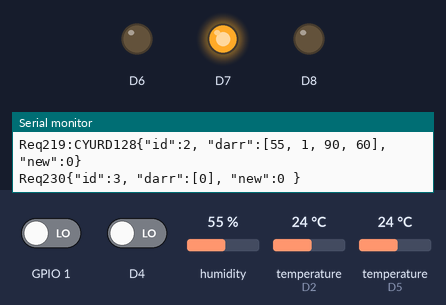
Bench run of a program on a simulated ESP8266 (Wemos D1 mini). Parts: output pins drawn as LEDs (lit = HIGH), the last lines printed to the serial monitor. The test bench sets the inputs (shaded band); at power-on: temperature (sensors on D5, D2) 24 °C, GPIO 1 LOW, D4 LOW, humidity 55 %. WiFi joins after 1.5 s; servers stay silent unless stated; EEPROM starts erased; no MQTT or app messages arrive unless stated.

Above: at 4.7 s.
4.8 s: temperature (sensor on D5) set to 21 °C
9.7 s: temperature (sensor on D5) set to 18 °C
At 11.0 s:
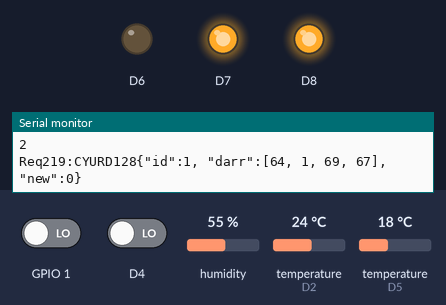
16.3 s: temperature (sensor on D5) set to 28 °C
At 17.3 s:
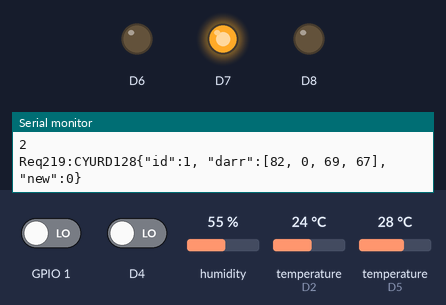
19.4 s: temperature (sensor on D5) set to 12 °C
At 22.4 s:
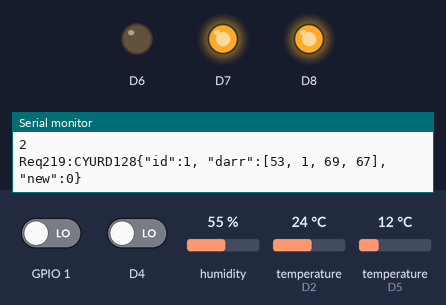
Timing chart, 0 to 23.9 s (numbered marks = the images above; inputs shaded):
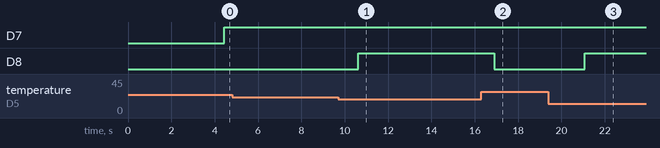

The program:

main.cpp
```cpp
#include <Arduino.h>
#include <EEPROM.h>
#include <TimeLib.h>
#include <TimeAlarms.h>
// #include <ESP8266WiFi.h> //not needed as of tag 04
#include <Wire.h>
#include <PubSubClient.h>
#include "ConnWIFI.h" //getOnline()
#include "CONFIG.h"
#include "MQclient.h"//globals(extern) NEW_MAIL, itopic, ipayload + Console
#include "Reqs.h"
#include "Sched.h"
/* sensor libraries */
#include <DallasTemperature.h>
#include <BH1750.h>
#include <DHT.h>


const long every6hrs = 21600000;
const long every5sec = 5000;
const long every2sec = 2000;

signed long lckconn = -every6hrs;
signed long lcksens = 0;

WiFiClient espClient;
PubSubClient client(espClient);
Console console(devid, client);
Reqs req(devid, client);
MQclient mq(devid, owner, pwd);
Sched sched2;

OneWire oneWire(D2);
DallasTemperature DS18B20(&oneWire);

// OneWire oneWireb(D3);
// DallasTemperature DS18B20(&oneWireb);
DHT dht(D5, DHT11);
// BH1750 lightMeter;
// Adafruit_HTU21DF htu = Adafruit_HTU21DF();

void initShit(){
  /*set pinmode for all ports and init vals for relays*/
  for(int j=0;j<ports.numports;j++){
    if(ports.port[j].in>=0){pinMode(ports.port[j].in,INPUT);}
    if(ports.port[j].out>=0){
      int srid = ports.port[j].sr;
      pinMode(ports.port[j].out,OUTPUT);
      for (int i=0; i<srs.numcs;i++){
        if(srs.cs[i].sr==srid){
          digitalWrite(ports.port[j].out, srs.cs[i].onoff);
        }
      }
      for (int i=0; i<srs.numrel;i++){
        if(srs.rel[i].sr==srid){
          digitalWrite(ports.port[j].out, srs.rel[i].onoff);
        }
      }
    }
  }
  for (int i=0;i<SE.numtypes;i++){
    Serial.println(SE.stype[i].model);
    // if(strcmp(SE.stype[i].model, "BH1750")==0){
    //   Wire.begin();
    //   lightMeter.begin();
    //   Serial.println(F("BH1750 light begin"));
    // }
    if(strcmp(SE.stype[i].model, "DHT11")==0){
      dht.begin();
      Serial.println(F("DHT11 temp/hum begin"));
    }
    // if(strcmp(SE.stype[i].model, "MAX31855")==0){
    //   tc.begin();
    //   Serial.println(F("MAX31855 thermoco begin"));
    // }
    // if(strcmp(SE.stype[i].model, "HTU21D")==0){
    //   htu.begin();
    //   Serial.println(F("HTU21D temp-hum begin"));
    // }
  }
  customInit();
  // initDiff();
}

/*select between se and cs, used by setIfDif*/
void setSrs(int srid, int reading){
  for (int i=0; i<srs.numse;i++){
    if(srs.se[i].sr==srid){
      srs.se[i].reading=reading;
      ports.port[srid].isnew=1;
    }
  }
  for (int j=0; j<srs.numcs;j++){
    if(srs.cs[j].sr==srid){
      srs.cs[j].reading=reading;
      ports.port[srid].isnew=1;
      sched2.adjRelay(srid, srs.cs[j]);
    }
  }
}

/*sets srs based upon input port, called at each sensor reading*/
void setIfDif (int srid, int reading, int old, int dif, int hi, int lo)
{
  if(abs(reading-old)>=dif && reading<hi && reading>lo){
    setSrs(srid, reading);
    int bit =pow(2,srid);
    f.HAYsTATEcNG=f.HAYsTATEcNG | bit;
    printf("main106 hay %d: Sensor %d: reading: %d  old: %d \n",f.HAYsTATEcNG, srid, reading, old);
  }
}


void readSensors(){
  int senvals[SE.numsens]; //store readings here
  int sr;
  int old;
  for(int i=0;i<SE.numtypes;i++){//check all the types incl.
    if(strcmp(SE.stype[i].model, "DS18B20")==0){
      for(int j=0;j<SE.stype[i].nums;j++) {
        DS18B20.requestTemperatures();
        sr = SE.stype[i].ids[j];
        old = req.getStoredReading(sr);
        senvals[sr] = (int)DS18B20.getTempFByIndex(j);
        // printf("old = %d, new = %d \n", old, senvals[sr]);
        setIfDif (sr, senvals[sr] , old, 1, 220, -20);
      }
    // }else if(strcmp(SE.stype[i].model, "DS18B20b")==0){
    //   for(int j=0;j<SE.stype[i].nums;j++) {
    //     sr = SE.stype[i].ids[j];
    //     DS18B20b.requestTemperatures();
    //     sr = SE.stype[i].ids[j];
    //     old = req.getStoredReading(sr);
    //     senvals[sr] = (int)DS18B20b.getTempFByIndex(j);
    //     setIfDif (sr, senvals[sr] , old, 1, 220, -20);
    //   }
    // }else if(strcmp(SE.stype[i].model, "BH1750")==0){
    //   int lux = (int)lightMeter.readLightLevel();
    //   sr = SE.stype[i].ids[0];
    //   senvals[sr] = lux;
    //   sr = SE.stype[i].ids[0];
    //   old = req.getStoredReading(sr);
    //   setIfDif (sr, senvals[sr] , old, 5, 1500, 0);
    // }else if(strcmp(SE.stype[i].model, "HTU21D")==0){
    //   int srt = SE.stype[i].ids[0];
    //   int srh = SE.stype[i].ids[1];
    //   senvals[srt] = (int)(htu.readTemperature()*9/5 +32);
    //   senvals[srh] = (int)htu.readHumidity();
    //   old = req.getStoredReading(srt);
    //   setIfDif (srt, senvals[srt] , old, 1, 120, -20);
    //   old = req.getStoredReading(srh);
    //   setIfDif (srh, senvals[srh] , old, 1, 100, 0);
    // }else if(strcmp(SE.stype[i].model, "DHT22")==0){
    //   int srt = SE.stype[i].ids[0];
    //   int srh = SE.stype[i].ids[1];
    //   senvals[srt] = (int)(dht.readTemperature(true));
    //   senvals[srh] = (int)dht.readHumidity();
    //   old = req.getStoredReading(srt);
    //   setIfDif (srt, senvals[srt] , old, 1, 120, -20);
    //   old = req.getStoredReading(srh);
    //   setIfDif (srh, senvals[srh] , old, 1, 100, 0);
    }else if(strcmp(SE.stype[i].model, "DHT11")==0){
      int srt = SE.stype[i].ids[0];
      int srh = SE.stype[i].ids[1];
      senvals[srt] = (int)dht.readTemperature(true);
      senvals[srh] = (int)dht.readHumidity();
      old = req.getStoredReading(srt);
      setIfDif (srt, senvals[srt] , old, 1, 120, -20);
      // printf("DHTll temp sensro:%d, reading:%d \n", srt, senvals[srt]);
      old = req.getStoredReading(srh);
      setIfDif (srh, senvals[srh] , old, 3, 100, 0);
      // printf("DHTll humidity sensro:%d, reading:%d \n", srh, senvals[srh]);
    // }else if(strcmp(SE.stype[i].model, "ANALOG")==0){
    //   sr = SE.stype[i].ids[0];
    //   senvals[sr] = map(constrain(analogRead(inpo.ANNALOG),460,1023),463,1023,100,0);
    //   old = req.getStoredReading(sr);
    //   setIfDif (sr, senvals[sr] , old, 2, 101, -1);
    //   // printf("Soil sensro:%d, reading:%d %\n", sr, senvals[sr]);
    // }else if(strcmp(SE.stype[i].model, "MAX31855")==0){
    //     sr = SE.stype[i].ids[0];
    //     double ftemp =tc.readInternal();
    //     Serial.println(ftemp);
    //     senvals[sr] = (int)ftemp;
    //     old = req.getStoredReading(sr);
    //     setIfDif (sr, senvals[sr] , old, 1, 100, 0);
    // }else if(strcmp(SE.stype[i].model, "inp1")==0){
    //   sr = SE.stype[i].ids[0];
    //   old = req.getStoredReading(sr);
    //   int digi = digitalRead(D1);
    //   setIfDif (sr, digi , old, 1, 100, -100);
    // }else if(strcmp(SE.stype[i].model, "inp2")==0){
    //   sr = SE.stype[i].ids[0];
    //   old = req.getStoredReading(sr);
    //   int digi = digitalRead(D2);
    //   setIfDif (sr, digi , old, 1, 100, -100);
    }
  }
}


void setup() {
  Serial.begin(115200);
  EEPROM.begin(512);
  initShit();
  getOnline();
  client.setServer(mqtt_server, atoi(mqtt_port));
  client.setCallback(handleCallback); //in Req.cpp
  delay(2000);
}

void loop() {
  Alarm.delay(100); //needed so timealarms works
  unsigned long inow = millis();
  if(inow-lckconn >= every6hrs){
    lckconn = inow;
    if (!f.cONNectd){
        if (!f.hayWIFI) getOnline();
        mq.reconn(client);
        f.cONNectd = f.hayWIFI & f.hayMQTT;
        printf("f.hayWIFI = %d, f.hayMQTT = %d, f.cONNectd= %d\n",f.hayWIFI, f.hayMQTT, f.cONNectd);
    }
  }
  if (f.cONNectd){
    client.loop();
    if(NEW_MAIL){
        Serial.println("hay NEW_MAIL");
        req.processInc();
        NEW_MAIL=0;
    }
  }

  if (inow - lcksens > every2sec) {
    lcksens = inow;
    readSensors();
    if(f.HAYsTATEcNG>0){
        if(f.cONNectd) req.pubState(f.HAYsTATEcNG, client);
        f.HAYsTATEcNG=0;
    }
    sched2.ckRelays();
    sched2.updTimers();
    // if (f.cONNectd){
    //   req.pubTimr();
    // }
    customLoop();
    // diffCtrl();
    if (f.CKaLARM>0){
      sched2.ckAlarms(); //whatever gets scheduled should publish its update
      if (f.cONNectd){
        req.pubPrg(f.CKaLARM);
      }
      f.CKaLARM=f.CKaLARM & 0; //11110 turnoff CKaLARM for 1
    }
  }
}
```

ConnWIFI.cpp
```cpp
#include <FS.h>                   //this needs to be first, or it all crashes and burns...
#include <Arduino.h>
#include <WiFiManager.h>
#include "ConnWIFI.h"
#include "CONFIG.h"

void getOnline(){
  Serial.println("Attempting to getOnline()");
  WiFiManager wifiManager;
  /*to solve blocking problem if wifi is down add portalTimeout*/
  wifiManager.setConfigPortalTimeout(120);
  Serial.print("f.hayWIFI: ");
  Serial.println(f.hayWIFI);
  //wifiManager.resetSettings();
  if (!wifiManager.autoConnect("connectEspAP")) {
    //this code runs on portal timout and drops through and out of autoconnect
    Serial.println("failed to connect and hit timeout");
    // ESP.reset();
    delay(5000);
    f.hayWIFI=0;
    Serial.print("f.hayWIFI: ");
    Serial.println(f.hayWIFI);
    Serial.println("5 sec later: dropping out of autoconnect no f.hayWIFI");
  } else{
    f.hayWIFI=1;
    Serial.println("connected...yeey :)");
  }
  Serial.println("out of getOnline()");
 }
```

MQclient.cpp
```cpp
#include "MQclient.h"
#include <Arduino.h>
#include <PubSubClient.h>
#include "CONFIG.h"


char itopic[40];
char ipayload[256];
bool NEW_MAIL=0;

Console::Console(char* devid, PubSubClient& client ){
  cdevid = devid;
  cclient = client;
}

void Console::log(char* dd){
	char log[20];
	strcpy(log,cdevid);
	strcat(log,"/log");
  if (cclient.connected()){
    cclient.publish(log, dd, true);
  }
}

MQclient::MQclient(char* devid, char* owner, char* pwd){
	cdevid = devid;
  sowner = owner;
  spwd = pwd;
}

void MQclient::reconn(PubSubClient& client) {
  Serial.print("Attempting remo MQTT connection...");
  if (client.connect(cdevid, sowner, spwd)) {
    f.hayMQTT =1;
    Serial.println("connected");
    for (int i=0;i<TPC.numtopics;i++){
      char topic[25];
      strcpy(topic, cdevid);
      strcat(topic,"/");
      strcat(topic,TPC.scribedTo[i]);
      client.subscribe(topic);
      //Serial.println(topic);
    }
    char dd []= "in mq.reconn->devid/time, <-/prg&/devtime";
    Serial.println(dd);
    char time[20];
    strcpy(time,cdevid);
    strcat(time,"/time");
    printf("client is connected %d\n", client.connected());
    client.publish(time, dd, true);
    return;
  } else {
    Serial.print("failed, rc=");
    Serial.print(client.state());
    delay(5000);
    Serial.println(" try again in 5 seconds");
  }
}

void handleCallback(char* topic, byte* payload, unsigned int length){
  size_t b = 15;
  Serial.print("Payload size is ");
  Serial.println(length);
  for (size_t i=0;i<strlen(topic);i++) {
    itopic[i] = topic[i];
    if (topic[i] == '/'){b = i;}
    if(i>b){
      itopic[i-b-1] = topic[i];
    }
  }
  itopic[strlen(topic)-b-1] = '\0';
  for (unsigned int i=0;i<length;i++) {
    ipayload[i] = (char)payload[i];
  }
  ipayload[length] = '\0';
  NEW_MAIL = 1;
}
```

MQclient.h
```cpp
#ifndef MQclient_h
#define MQclient_h

#include <PubSubClient.h>

class Console{
public:
  Console(char* devid, PubSubClient& client);
  PubSubClient cclient;
  char* cdevid;
	void log(char* dd);
};

class MQclient{
public:
	MQclient(char* devid, char* owner, char* pwd);
  char* cdevid;
  char* sowner;
  char* spwd;
	void reconn(PubSubClient& client);
};

extern char itopic[40];
extern char ipayload[256];
extern bool NEW_MAIL;
void handleCallback(char* topic, byte* payload, unsigned int length);

#endif
```

Reqs.h
```cpp
#ifndef Reqs_h
#define Reqs_h

#include <PubSubClient.h>
#include <ArduinoJson.h>
#include "CONFIG.h"

// void pubState2(int hc, PubSubClient& client);

class Reqs{
public:
  Reqs(char* devid, PubSubClient& client);
  PubSubClient cclient;
  char* cdevid;
	void pubFlags();
	void pubTimr();
	void pubPrg(int ck);
	void pubState(int hc, PubSubClient& client);
	void processInc();
	void deseriReq();
	void deseriCmd();
	iscsidx_t getTypeIdx(int srid);
	int getStoredReading(int srid);
private:
	bool dog;
	void creaJson(prg_t & p, char* astr);
	void clpub(char topic[20], char payload[200]);
};


#endif
```

Sched.h
```cpp
#ifndef Sched_h
#define Sched_h

#include <Arduino.h>
#include "CONFIG.h"
#include <ArduinoJson.h>
void alarmRings();
#define sizeOf(a) (sizeof(a) / sizeof(a[0]))

class Sched{
public:
	void deseriTime();
	void actTime();
	void updTimers();
	void deseriProg(char* kstr);
	void ckAlarms();
	void ckRelays();
	void adjRelay(int id, cs_t& te);
private:
	void deductCrement(int id);
	void copyProg(prg_t& t, JsonArray ev);
	void setCur(prg_t& p, int &cur, int &nxt);
	void setTleft(prg_t p, int cur, int nxt, int &tleft);
	void sortPrgsHms(prg_t prg[], int size);
	void showArray(const prg_t prg[], int size);
  time_t unix;
  const char* LLLL;
  int zone;
};

#endif
```

Util.cpp
```cpp
#include "CONFIG.h"
#include "Util.h"

int getRelSt(int sr){
  int rval = -99;
  for (int j=0; j<srs.numcs;j++){
    if(srs.cs[j].sr == sr){
      rval = srs.cs[j].onoff;
    }
  }
  for (int j=0; j<srs.numrel;j++){
    if(srs.rel[j].sr == sr){
      rval = srs.rel[j].onoff;
    }
  }
  return rval;
}
```

Util.h
```cpp
#ifndef Util_h
#define Util_h


int getRelSt(int sr);
void setRelSt(int sr, int onoff);
int getReading(int sr);
void setReading(int sr, int rdng);
int getHi(int sr);
void setHi(int sr, int hi);
int getLo(int sr);
void setLo(int sr, int lo);


#endif
```

connWIFI.h
```cpp
#ifndef connwifi_h
#define conwifi_h

	extern bool NEEDS_RESET;
	void getOnline();

#endif
```

CONFIG.cpp
```cpp
#include "CONFIG.h"

void customInit(){
  if(0==1){
    ;
  }
};
void customLoop() {
  if(0==1){
    ;
  }
};


/*dev extern device variables*/
char devid[9]="CYURD128";
char owner[254]="tim@sitebuilt.net";
char pwd[24]="geniot";
char mqtt_server[60]="sitebuilt.net";
char mqtt_port[6]="1884";

/*SPECS
CONFIG extern const device variables
INCOMING const mqtt topics*/
const topics_t TPC {
  5,
  {"devtime", "cmd", "prg", "req", "set"}
};

/*ports for input and output
 */
ports_t ports {
  4, //numsr
  {//port:{sr, in, out, rec, isnew}
    {0, D2, -9, 0, 0},// temp2 DS18B20
    {1, D5, D8, 0, 0},// temp DHT11
    {2, D5, D7, 0, 0},// hum DHT11
    {3, -9, D6, 0, 0} // timr1 undefined
  }
};
/*SE constant declarations*/
const sen_t SE {
  2, // numstypes
  3, // numsens
  { // stype:{nums,{sra,srb...},type,model}
    { 1, { 0 }, "temp", "DS18B20" },
    { 2, { 1,2 }, "temp-hum", "DHT11" }
  }
};

/*srs data structure to hold the current state of the entire device*/
srs_t srs {
  4, // numsr
  1, // numse
  { // se:{sr, reading}
    {0, 45}  // temp2
  },
  2, // numcs
  { // cs:{sr, reading, onoff, hi, lo}
    {1, 44, 0, 69, 67}, // temp
    {2, 24, 0, 90, 60}  // hum
  },
  1, // numrel
  { // rel:{sr, onoff}
    {3, 0}  // timr1
  },
  0, // numdi
  {} // dif:{sr, sra, srb, diffon, diffoff, maxa, maxb, onoff}
};

/*prgs extern data structure initalization*/
prgs_t prgs{
  2, // numprgs
  { // prg:{sr,aid,ev,numdata,prg[[]],hms}
    {1, 255, 1, 2, {{0,0,69,67}}, 1500},
    {3, 255, 1, 1, {{0,0,0,}}, 1502}
  }
};

/*flags extern data structure*/
flags_t f {
  0,//cONNectd
  0,//hayWIFI
  0,//hayMQTT
  0,//aUTOMA
  0,//fORCErESET
  5,//cREMENT
  1023,//HAStIMR 1100000 64+32=96
  0,//IStIMERoN
  1023,//HAYpROG 11000010 =128+64+4=198
  1023,//HAYsTATEcNG
  0,//CKaLARM
  0,//ISrELAYoN
  {0,0,0,0,0,0,0,0,0,0}//tIMElEFT[10]
};
```

CONFIG.h
```cpp
#ifndef CONFIG_h
#define CONFIG_h

#include <TimeLib.h>
#include <TimeAlarms.h>
#include <ESP8266WebServer.h>
#include <PubSubClient.h>

extern PubSubClient client;

void customInit();
void customLoop();

/*dev */
extern bool haywifi;
extern char devid[9];
extern char owner[254];
extern char pwd[24];
extern char mqtt_server[60];
extern char mqtt_port[6];


/*INCOMING topics*/
struct topics_t {
    int numtopics;
    char scribedTo[6][8];
};
extern const topics_t TPC ;

/*PORTS*/
struct port_t {
  int sr;
  int in;
  int out;
  int rec;
  int isnew;
};
struct ports_t {
  int numports;
  port_t port[4]; /*MODIFY*/
};
extern ports_t ports ;
/*PORT*/

/*SE constant declarations*/
struct senso_t{
  int nums;
  int ids[6]; //srs/portin
  char type[12];
  char model[12];
};
struct sen_t {
  int numtypes;
  int numsens;
  senso_t stype[2];
};
extern const sen_t SE;
/*SE constant declarations*/

/*srs data structure declarations*/
struct se_t {//sensors
    int sr;
    int reading;
};
struct cs_t {//controlled sensors
    int sr;
    int reading;
    bool onoff;
    int hi;
    int lo;
};
struct rel_t {//timers
    int sr;
    bool onoff;
};
struct di_t {//diff control
    int sa;
    int sb;
    int don;
    int doff;
    int maxa;
    int maxb;
    bool onoff;
};
struct srs_t {
  int numsr;
  int numse;
  se_t se[1];/*MODIFY*/
  int numcs;
  cs_t cs[2];/*MODIFY*/
  int numrel;
  rel_t rel[1];/*MODIFY*/
  int numdi;
  di_t di[0];/*MODIFY*/
};
extern srs_t srs;
/*srs data structure declarations*/

/*prg data structure declarations*/
struct prg_t{
  int sr;
  AlarmID_t aid;
  int ev;
  int numdata;
  int prg[11][4];//max 11 events [hr,min,max,min]
  int hms;
};
struct prgs_t{
  int numprgs;
  prg_t prg[2];/*MODIFY*/
};
extern prgs_t prgs;
/*prg data structure declarations*/

/*flags*/
struct flags_t{
  int cONNectd;
  int hayWIFI;
  int hayMQTT;
  bool aUTOMA;
  bool fORCErESET;
  int cREMENT;
  int HAStIMR; //11100(28) 4,8, and 16 have timers not temp
  int IStIMERoN;//11100 assume some time left, timers with tleft>0
  int HAYpROG;// = senrels with events>1
  int HAYsTATEcNG; //11111(31 force report) some state change int or ext
  int CKaLARM; //11111 assume alarm is set at start
  int ISrELAYoN;// = summary of relay states
  int tIMElEFT[10];// =[0,0,56,0,0] timeleft in timrs
};
extern flags_t f;

struct iscsidx_t {
  int srtype;
  int idx;
};

#endif
```

Source omitted: Reqs.cpp (9493 bytes), Sched.cpp (8005 bytes)

Measured:
- the behaviour switches between 20 and 19 °C on temperature (sensor on D5) (found by bisection; images 0 and 1)
- after the input at 9.7 s, D8: LOW → HIGH after 0.92 s
- after the input at 16.3 s, D8: HIGH → LOW after 0.60 s
- after the input at 19.4 s, D8: LOW → HIGH after 1.7 s
